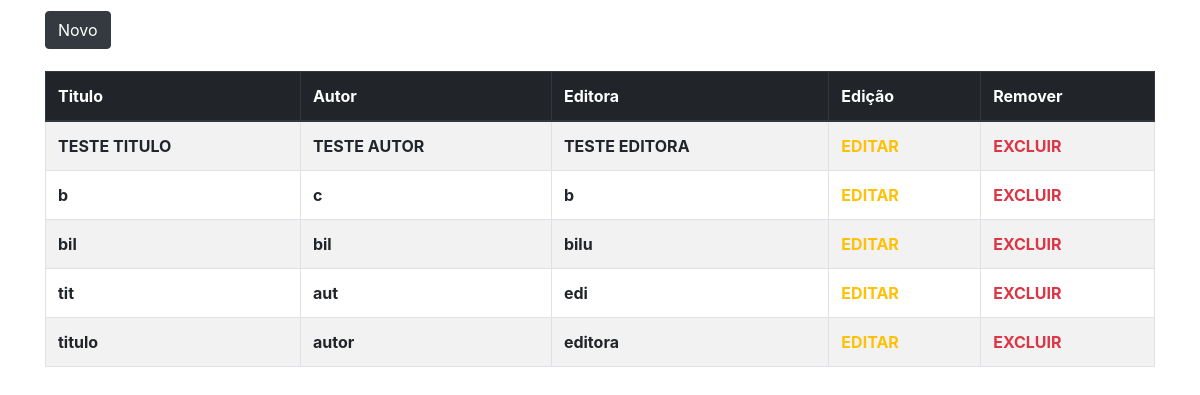
The page / on the database its author committed.
### tables this page shows
CREATE TABLE livros(
id INTEGER PRIMARY KEY AUTOINCREMENT,
titulo text,
editora text,
autor text
);

### main.py (the view)
@app.route('/')
def index():
	lista = conn.read_all()
	return render_template('index.html', lista=lista)

### dao.py (called while the page is built)
    def read_all(self):
        conn   = sqlite3.connect(self.db)
        cursor = conn.cursor()
        cursor.execute('SELECT * FROM livros ORDER BY titulo,autor,editora,id')
        lista = cursor.fetchall()
        conn.close()
        return lista

### templates/index.html
{% extends "template.html" %}
{% block button %}
    <a href="{{ url_for('create')}}"><button type="button" class="btn btn-dark" id="button-nav">Novo</button></a>
{% endblock %}
{% block body %}
<table class="table table-striped table-bordered">
    <thead class="thead-dark">
        <tr>
            <th scope="col">Titulo</th>
            <th scope="col">Autor</th>
            <th scope="col">Editora</th>
            <th scope="col">Edição</th>
            <th scope="col">Remover</th>
        </tr>
    </thead>
    <tbody>
        {% for i in lista %}
            <tr>
                    <th scope="row">{{i[1]}}</th>
                    <th>{{i[3]}}</th>
                    <th>{{i[2]}}</th>
                    <th><a class="text-warning" href="{{ url_for('edit', id=i[0])}}">EDITAR</a></th>
                    <th><a class="text-danger" href="{{ url_for('delete',id=i[0]) }}">EXCLUIR</a></th>
            </tr>
        {% endfor %}
    </tbody>
</table>
{% endblock %}

### templates/template.html (shortened to what this page needs)
<!DOCTYPE html>
<html>
<head>
    <link rel="stylesheet" href="{{ url_for('static', filename='main.css') }}">
    <link rel="stylesheet" href="{{ url_for('static', filename='bootstrap.css') }}">
</head>
<body>
    <div class="container">
        {% block button %}{% endblock %}
        {% block body %}{% endblock %}
    </div>
</body>
</html>

### static/main.css (style rules this page uses)
button#button-nav { margin-top: 1%; margin-bottom: 2%; }

### rows shown on the page
livros: titulo "TESTE TITULO", autor "TESTE AUTOR", editora "TESTE EDITORA"
livros: titulo "b", autor "c", editora "b"
livros: titulo "bil", autor "bil", editora "bilu"
livros: titulo "tit", autor "aut", editora "edi"
livros: titulo "titulo", autor "autor", editora "editora"
